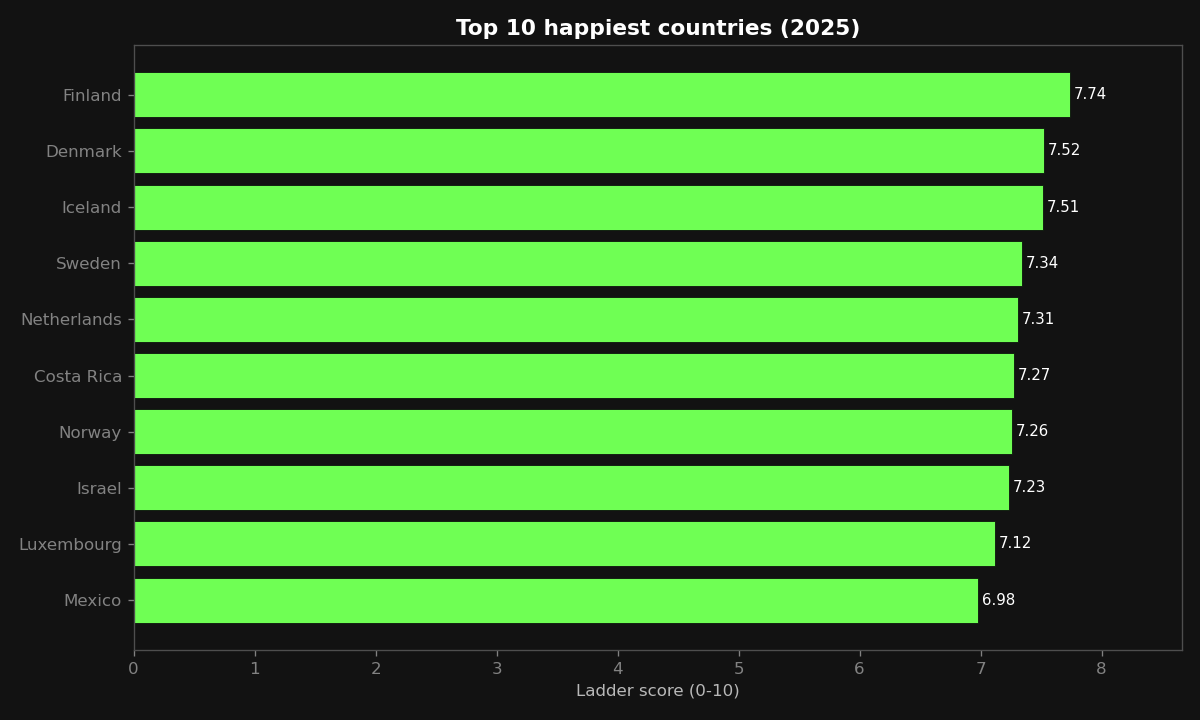
#> input picture images/top10_bar.png, 1200 x 720 px, found by its file name; its folder holds 5 pictures in this run; the run also reads 4 pictures not shown here
$ python build_textonly_video.py
#> lines starting #> are read from the running program, lines starting #| are printed output that depends on the picture
#!/usr/bin/env python3
"""Build text-overlay-only walkthrough video for effective-happiness (World Happiness, live).
1920x1080, ~60s, no audio. Portfolio theme: #121212 bg, neon lime #6fff54 accent."""
import os, subprocess
from PIL import Image, ImageDraw, ImageFont

W, H = 1920, 1080
IMG_DIR = os.path.expanduser("~/workspace/projects/effective-happiness/images")
OUT_DIR = os.path.expanduser("~/workspace/projects/effective-happiness/video")
FRAMES_DIR = os.path.join(OUT_DIR, "_textonly_frames")
os.makedirs(FRAMES_DIR, exist_ok=True)

def font(size, bold=True):
    path = "/usr/share/fonts/truetype/dejavu/DejaVuSans%s.ttf" % ("-Bold" if bold else "")
    return ImageFont.truetype(path, size)

BG     = (18, 18, 18)      # #121212
PANEL  = (22, 22, 22)      # #161616
ACCENT = (111, 255, 84)    # #6fff54
TXT    = (255, 255, 255)
MUTED  = (184, 184, 184)   # #b8b8b8
DARKTXT = (11, 18, 11)     # #0b120b

def centered(d, y, line, size, bold=True, color=TXT):
    f = font(size, bold)
    bb = f.getbbox(line); tw = bb[2] - bb[0]
    d.text(((W - tw) / 2, y), line, font=f, fill=color)
    return y + (bb[3] - bb[1]) + 20

def header(draw, kicker):
    f = font(40, True)
    bb = f.getbbox(kicker); tw = bb[2] - bb[0]
    draw.rectangle([(W - tw) / 2 - 30, 40, (W + tw) / 2 + 30, 40 + (bb[3] - bb[1]) + 26], fill=ACCENT)
    draw.text(((W - tw) / 2, 54), kicker, font=f, fill=DARKTXT)

def text_card(main_lines, sub_lines, fname):
    c = Image.new("RGB", (W, H), BG); d = ImageDraw.Draw(c, "RGBA")
    y = 360
    for line in main_lines:
        y = centered(d, y, line, 88, True)
    y += 40
    for line in sub_lines:
        y = centered(d, y, line, 46, False, MUTED)
    c.save(os.path.join(FRAMES_DIR, fname), quality=95)

def chart_scene(img_name, kicker, headline, subline, fname):
    c = Image.new("RGB", (W, H), BG); d = ImageDraw.Draw(c, "RGBA")
    header(d, kicker)
    chart = Image.open(os.path.join(IMG_DIR, img_name)).convert("RGB")
    chart.thumbnail((1720, 470), Image.LANCZOS)  # band: y 250..720
    x = (W - chart.width) // 2
    y = 250 + (470 - chart.height) // 2
    d.rectangle([x - 8, y - 8, x + chart.width + 8, y + chart.height + 8], fill=PANEL)
    c.paste(chart, (x, y))
    # bottom bar: y 790..990 (no overlap with chart band)
    d.rectangle([120, 790, W - 120, 990], fill=(0, 0, 0, 170))
    yy = 812
    yy = centered(d, yy, headline, 52, True)
    centered(d, yy, subline, 38, False, MUTED)
    c.save(os.path.join(FRAMES_DIR, fname), quality=95)

scenes = [
    (8, lambda: text_card(
        ["World Happiness, Live"],
        ["2015\u20132025 \u00b7 197 countries \u00b7 auto-updating pipeline", "MD AHMAD"], "s01.png")),
    (9, lambda: chart_scene("top10_bar.png", "THE HEADLINE",
        "Finland #1 at 7.74",
        "2025 global average: 5.58 across 147 countries", "s02.png")),
    (10, lambda: chart_scene("correlation_heatmap.png", "WHAT DRIVES IT",
        "Social support beats GDP, 3 to 1",
        "+0.464 vs +0.137 per std dev \u00b7 model R\u00b2 = 0.831", "s03.png")),
    (9, lambda: chart_scene("gdp_vs_ladder_scatter.png", "WEALTH VS HAPPINESS",
        "r = 0.76 \u2014 money helps",
        "but it doesn\u2019t explain everything", "s04.png")),
    (9, lambda: chart_scene("regional_trends.png", "REGIONS DIVERGE",
        "Central & Eastern Europe climbs +0.67",
        "Southern Asia falls \u22120.65 since 2015", "s05.png")),
    (8, lambda: chart_scene("climbers_fallers.png", "MOVERS 2015\u20132025",
        "Serbia +1.48 \u00b7 Afghanistan \u22122.21",
        "biggest climber and faller of the decade", "s06.png")),
    (7, lambda: text_card(
        ["A living project"],
        ["New data in \u2192 fresh results out",
         "github.com/sheikh-ahmad-am/effective-happiness"], "s07.png")),
]

# concat demuxer inflates still durations by ~14%; compensate so total lands ~58-60s
SCALE = 0.88
imgs = []
for i, (dur, builder) in enumerate(scenes):
    builder()
    imgs.append(os.path.join(FRAMES_DIR, "s%02d.png" % (i + 1)))
#> this loop made 7 passes
#> pass 1, in text_card, `c.save(os.path.join(FRAMES_DIR, fname), quality=95)`:
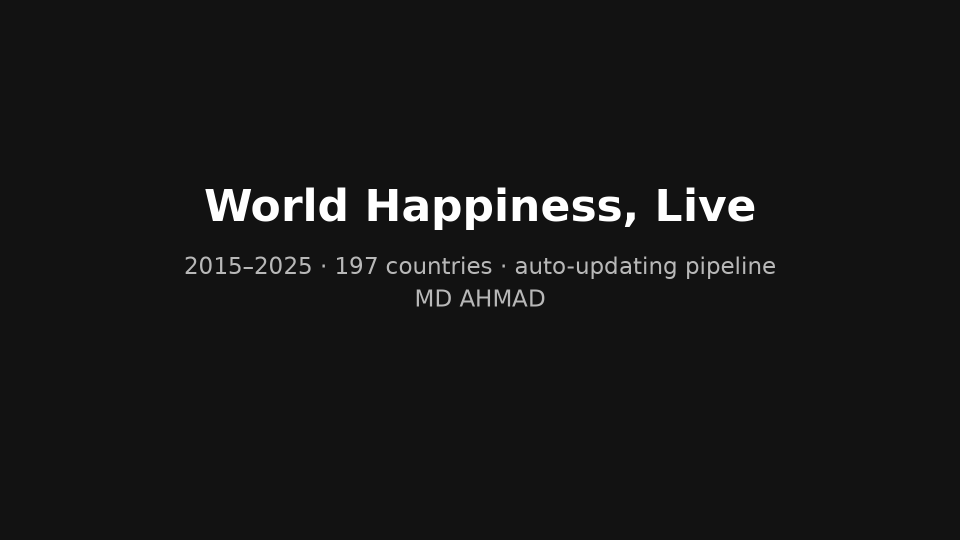
#> saved as s01.png: PIL image 1920x1080 RGB (shown at 1/2 size); min 18, max 255, mean 22.6
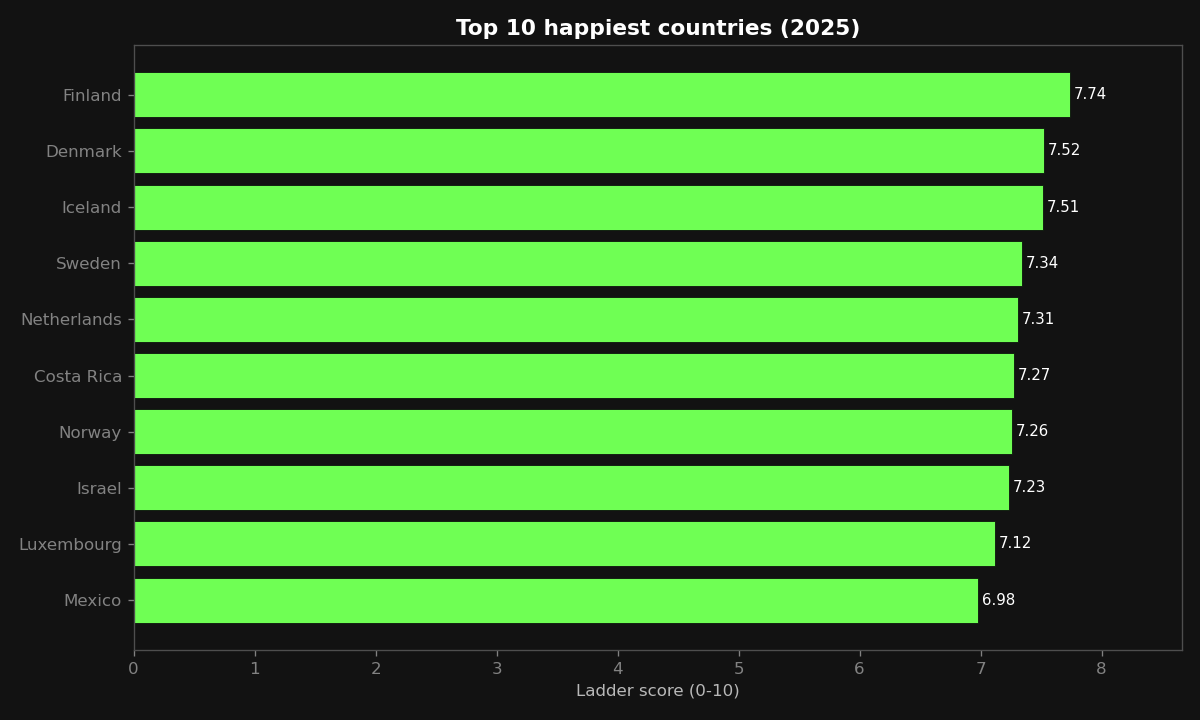
#> input picture images/top10_bar.png, 1200 x 720 px, found by its file name
#> pass 2, in chart_scene, `c.save(os.path.join(FRAMES_DIR, fname), quality=95)`:
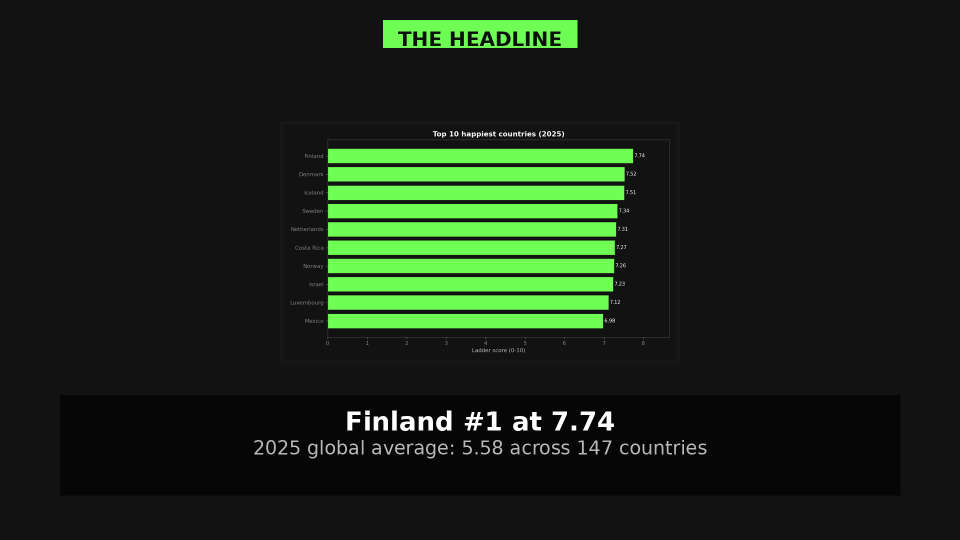
#> saved as s02.png: PIL image 1920x1080 RGB (shown at 1/2 size); mean R, G, B 26.1, 38.8, 23.7
total = sum(d for d, _ in scenes)
print("frames:", len(imgs), "intended:", total, "s; scaled to ~%.0f s" % (total * SCALE))

listfile = os.path.join(FRAMES_DIR, "concat.txt")
with open(listfile, "w") as f:
    for (dur, _), img in zip(scenes, imgs):
        f.write("file '%s'\nduration %.2f\n" % (img, dur * SCALE))
    f.write("file '%s'\n" % imgs[-1])

out = os.path.join(OUT_DIR, "walkthrough_textonly.mp4")
subprocess.run([
    "ffmpeg", "-y", "-v", "error", "-f", "concat", "-safe", "0", "-i", listfile,
    "-vf", "format=yuv420p", "-r", "30", "-c:v", "libx264", "-crf", "20",
    "-preset", "medium", "-an", out
], check=True)
#> (this line was passed over: subprocess is not available in this run)
#> (the run stopped early here; a loop or call above may not have finished)
